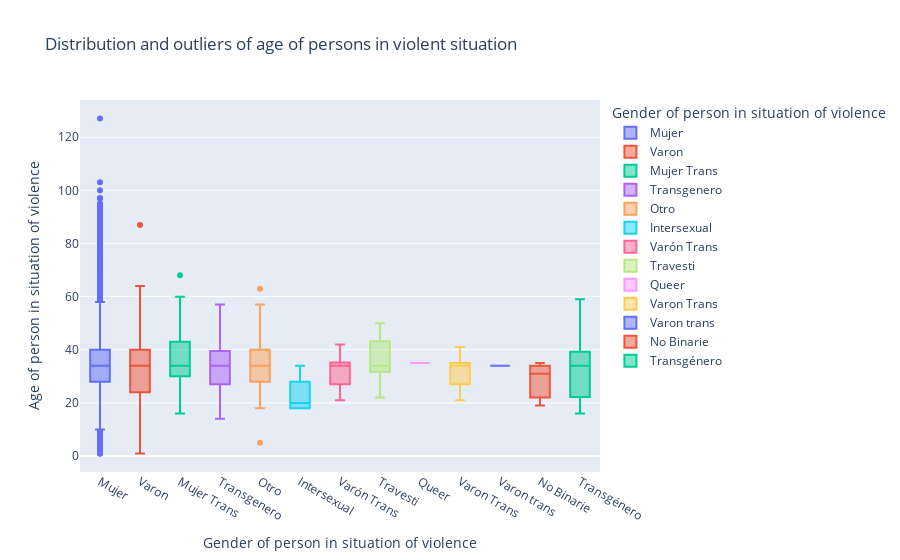

This figure's notebook cell:
### Markdown cell above
### 04 What is the predominant age group of victims? Are there outliers or unusual age values?

Victims are mainly between 20 and 40 years old.

The number of women's records is significantly higher, which is why we possibly find more outliers due to errors (there is a 127-year-old record)

### Code cell
fig = px.box(data, y='edad_persona_en_situacion_de_violencia', x='genero_persona_en_situacion_de_violencia', \
            title='Distribution and outliers of age of persons in violent situation', \
            color='genero_persona_en_situacion_de_violencia', \
            labels=labels_dict)
fig.show()

### Figure 1 — Plotly figure (JSON) as saved in the notebook; plotly's stock layout.template omitted (floating-point values rounded to 4 significant figures; data arrays with more than 128 entries replaced by an {"elided": "..."} marker saying what was removed)
{"data": [{"alignmentgroup": "True", "hovertemplate": "Gender of person in situation of violence=%{x}<br>Age of person in situation of violence=%{y}<extra></extra>", "legendgroup": "Mujer", "marker": {"color": "#636efa"}, "name": "Mujer", "notched": false, "offsetgroup": "Mujer", "orientation": "v", "showlegend": true, "type": "box", "x": {"elided": "84164 str values"}, "x0": " ", "xaxis": "x", "y": {"elided": "84164 int values"}, "y0": " ", "yaxis": "y"}, {"alignmentgroup": "True", "hovertemplate": "Gender of person in situation of violence=%{x}<br>Age of person in situation of violence=%{y}<extra></extra>", "legendgroup": "Varon", "marker": {"color": "#EF553B"}, "name": "Varon", "notched": false, "offsetgroup": "Varon", "orientation": "v", "showlegend": true, "type": "box", "x": {"elided": "326 str values"}, "x0": " ", "xaxis": "x", "y": {"elided": "326 int values"}, "y0": " ", "yaxis": "y"}, {"alignmentgroup": "True", "hovertemplate": "Gender of person in situation of violence=%{x}<br>Age of person in situation of violence=%{y}<extra></extra>", "legendgroup": "Mujer Trans", "marker": {"color": "#00cc96"}, "name": "Mujer Trans", "notched": false, "offsetgroup": "Mujer Trans", "orientation": "v", "showlegend": true, "type": "box", "x": ["Mujer Trans", "Mujer Trans", "Mujer Trans", "Mujer Trans", "Mujer Trans", "Mujer Trans", "Mujer Trans", "Mujer Trans", "Mujer Trans", "Mujer Trans", "Mujer Trans", "Mujer Trans", "Mujer Trans", "Mujer Trans", "Mujer Trans", "Mujer Trans", "Mujer Trans", "Mujer Trans", "Mujer Trans", "Mujer Trans", "Mujer Trans", "Mujer Trans", "Mujer Trans", "Mujer Trans", "Mujer Trans", "Mujer Trans", "Mujer Trans", "Mujer Trans", "Mujer Trans", "Mujer Trans", "Mujer Trans", "Mujer Trans", "Mujer Trans", "Mujer Trans", "Mujer Trans", "Mujer Trans", "Mujer Trans", "Mujer Trans", "Mujer Trans", "Mujer Trans", "Mujer Trans", "Mujer Trans", "Mujer Trans", "Mujer Trans", "Mujer Trans", "Mujer Trans", "Mujer Trans", "Mujer Trans", "Mujer Trans", "Mujer Trans", "Mujer Trans", "Mujer Trans", "Mujer Trans", "Mujer Trans", "Mujer Trans", "Mujer Trans", "Mujer Trans", "Mujer Trans", "Mujer Trans", "Mujer Trans", "Mujer Trans", "Mujer Trans", "Mujer Trans", "Mujer Trans", "Mujer Trans", "Mujer Trans", "Mujer Trans", "Mujer Trans", "Mujer Trans", "Mujer Trans", "Mujer Trans", "Mujer Trans", "Mujer Trans", "Mujer Trans", "Mujer Trans", "Mujer Trans", "Mujer Trans", "Mujer Trans", "Mujer Trans", "Mujer Trans", "Mujer Trans", "Mujer Trans", "Mujer Trans", "Mujer Trans", "Mujer Trans", "Mujer Trans", "Mujer Trans", "Mujer Trans", "Mujer Trans", "Mujer Trans", "Mujer Trans", "Mujer Trans", "Mujer Trans", "Mujer Trans", "Mujer Trans", "Mujer Trans", "Mujer Trans", "Mujer Trans", "Mujer Trans", "Mujer Trans", "Mujer Trans", "Mujer Trans", "Mujer Trans", "Mujer Trans", "Mujer Trans", "Mujer Trans", "Mujer Trans", "Mujer Trans", "Mujer Trans", "Mujer Trans", "Mujer Trans", "Mujer Trans", "Mujer Trans", "Mujer Trans", "Mujer Trans", "Mujer Trans", "Mujer Trans", "Mujer Trans", "Mujer Trans", "Mujer Trans", "Mujer Trans", "Mujer Trans", "Mujer Trans", "Mujer Trans", "Mujer Trans", "Mujer Trans", "Mujer Trans", "Mujer Trans"], "x0": " ", "xaxis": "x", "y": [20, 34, 16, 42, 43, 60, 42, 42, 42, 28, 43, 32, 28, 34, 21, 34, 17, 45, 60, 48, 26, 39, 47, 31, 30, 38, 47, 38, 52, 46, 21, 30, 18, 34, 34, 45, 34, 34, 24, 34, 34, 22, 54, 34, 44, 24, 34, 49, 34, 53, 24, 35, 34, 51, 34, 27, 34, 38, 34, 44, 44, 32, 37, 19, 38, 45, 30, 31, 32, 45, 17, 47, 46, 24, 41, 21, 21, 37, 41, 28, 30, 20, 33, 47, 43, 47, 34, 34, 33, 50, 46, 32, 20, 68, 28, 35, 34, 36, 34, 34, 34, 32, 27, 23, 28, 50, 39, 34, 33, 47, 32, 41, 48, 24, 57, 39, 24, 41, 21, 34, 20, 36, 34, 34, 47, 34, 36, 37], "y0": " ", "yaxis": "y"}, {"alignmentgroup": "True", "hovertemplate": "Gender of person in situation of violence=%{x}<br>Age of person in situation of violence=%{y}<extra></extra>", "legendgroup": "Transgenero", "marker": {"color": "#ab63fa"}, "name": "Transgenero", "notched": false, "offsetgroup": "Transgenero", "orientation": "v", "showlegend": true, "type": "box", "x": ["Transgenero", "Transgenero", "Transgenero", "Transgenero", "Transgenero", "Transgenero", "Transgenero", "Transgenero", "Transgenero", "Transgenero", "Transgenero", "Transgenero", "Transgenero", "Transgenero", "Transgenero", "Transgenero", "Transgenero", "Transgenero", "Transgenero", "Transgenero", "Transgenero", "Transgenero", "Transgenero", "Transgenero", "Transgenero", "Transgenero", "Transgenero", "Transgenero", "Transgenero", "Transgenero", "Transgenero", "Transgenero", "Transgenero", "Transgenero", "Transgenero", "Transgenero", "Transgenero", "Transgenero", "Transgenero", "Transgenero", "Transgenero", "Transgenero", "Transgenero", "Transgenero", "Transgenero", "Transgenero", "Transgenero", "Transgenero", "Transgenero", "Transgenero", "Transgenero", "Transgenero", "Transgenero", "Transgenero", "Transgenero", "Transgenero", "Transgenero", "Transgenero", "Transgenero", "Transgenero", "Transgenero", "Transgenero", "Transgenero", "Transgenero", "Transgenero", "Transgenero", "Transgenero", "Transgenero", "Transgenero", "Transgenero", "Transgenero", "Transgenero", "Transgenero", "Transgenero", "Transgenero", "Transgenero", "Transgenero", "Transgenero", "Transgenero", "Transgenero", "Transgenero", "Transgenero", "Transgenero", "Transgenero", "Transgenero", "Transgenero", "Transgenero", "Transgenero", "Transgenero", "Transgenero", "Transgenero", "Transgenero", "Transgenero", "Transgenero", "Transgenero", "Transgenero", "Transgenero", "Transgenero", "Transgenero", "Transgenero", "Transgenero", "Transgenero", "Transgenero", "Transgenero", "Transgenero", "Transgenero", "Transgenero", "Transgenero", "Transgenero", "Transgenero", "Transgenero", "Transgenero", "Transgenero", "Transgenero", "Transgenero", "Transgenero", "Transgenero", "Transgenero", "Transgenero", "Transgenero", "Transgenero", "Transgenero", "Transgenero", "Transgenero", "Transgenero", "Transgenero", "Transgenero", "Transgenero"], "x0": " ", "xaxis": "x", "y": [45, 46, 46, 43, 34, 48, 26, 19, 34, 34, 26, 34, 17, 32, 41, 34, 38, 47, 37, 49, 18, 47, 35, 45, 27, 20, 26, 46, 41, 30, 47, 34, 26, 35, 35, 23, 34, 14, 23, 37, 34, 39, 51, 31, 46, 34, 28, 20, 34, 40, 34, 23, 34, 34, 40, 29, 50, 34, 31, 24, 32, 34, 21, 16, 40, 34, 20, 34, 41, 16, 20, 30, 34, 32, 45, 25, 28, 25, 33, 19, 34, 40, 39, 31, 46, 33, 36, 36, 37, 42, 34, 27, 34, 34, 42, 29, 23, 39, 34, 20, 18, 53, 36, 34, 39, 32, 34, 34, 21, 34, 34, 38, 57, 56, 21, 51, 44, 33, 47, 39, 32, 45, 34, 18, 19, 34, 20, 23], "y0": " ", "yaxis": "y"}, {"alignmentgroup": "True", "hovertemplate": "Gender of person in situation of violence=%{x}<br>Age of person in situation of violence=%{y}<extra></extra>", "legendgroup": "Otro", "marker": {"color": "#FFA15A"}, "name": "Otro", "notched": false, "offsetgroup": "Otro", "orientation": "v", "showlegend": true, "type": "box", "x": ["Otro", "Otro", "Otro", "Otro", "Otro", "Otro", "Otro", "Otro", "Otro", "Otro", "Otro", "Otro", "Otro", "Otro", "Otro", "Otro", "Otro", "Otro", "Otro", "Otro", "Otro", "Otro", "Otro", "Otro", "Otro", "Otro", "Otro", "Otro", "Otro", "Otro", "Otro", "Otro", "Otro", "Otro", "Otro", "Otro", "Otro", "Otro", "Otro", "Otro", "Otro", "Otro", "Otro", "Otro", "Otro", "Otro", "Otro", "Otro", "Otro", "Otro", "Otro", "Otro", "Otro", "Otro", "Otro", "Otro", "Otro", "Otro", "Otro", "Otro", "Otro"], "x0": " ", "xaxis": "x", "y": [42, 34, 34, 33, 22, 28, 29, 35, 35, 18, 34, 43, 46, 45, 34, 27, 50, 30, 36, 18, 34, 20, 34, 34, 21, 40, 57, 23, 34, 26, 34, 34, 40, 40, 40, 34, 63, 34, 46, 28, 5, 34, 42, 37, 54, 18, 28, 31, 28, 28, 34, 36, 30, 34, 23, 18, 45, 29, 27, 34, 44], "y0": " ", "yaxis": "y"}, {"alignmentgroup": "True", "hovertemplate": "Gender of person in situation of violence=%{x}<br>Age of person in situation of violence=%{y}<extra></extra>", "legendgroup": "Intersexual", "marker": {"color": "#19d3f3"}, "name": "Intersexual", "notched": false, "offsetgroup": "Intersexual", "orientation": "v", "showlegend": true, "type": "box", "x": ["Intersexual", "Intersexual", "Intersexual", "Intersexual"], "x0": " ", "xaxis": "x", "y": [18, 34, 22, 18], "y0": " ", "yaxis": "y"}, {"alignmentgroup": "True", "hovertemplate": "Gender of person in situation of violence=%{x}<br>Age of person in situation of violence=%{y}<extra></extra>", "legendgroup": "Varón Trans", "marker": {"color": "#FF6692"}, "name": "Varón Trans", "notched": false, "offsetgroup": "Varón Trans", "orientation": "v", "showlegend": true, "type": "box", "x": ["Varón Trans", "Varón Trans", "Varón Trans", "Varón Trans", "Varón Trans", "Varón Trans", "Varón Trans", "Varón Trans", "Varón Trans", "Varón Trans", "Varón Trans", "Varón Trans", "Varón Trans"], "x0": " ", "xaxis": "x", "y": [32, 35, 34, 28, 34, 34, 21, 34, 21, 42, 24, 36, 37], "y0": " ", "yaxis": "y"}, {"alignmentgroup": "True", "hovertemplate": "Gender of person in situation of violence=%{x}<br>Age of person in situation of violence=%{y}<extra></extra>", "legendgroup": "Travesti", "marker": {"color": "#B6E880"}, "name": "Travesti", "notched": false, "offsetgroup": "Travesti", "orientation": "v", "showlegend": true, "type": "box", "x": ["Travesti", "Travesti", "Travesti", "Travesti", "Travesti", "Travesti", "Travesti", "Travesti", "Travesti", "Travesti", "Travesti"], "x0": " ", "xaxis": "x", "y": [47, 35, 34, 34, 31, 34, 50, 46, 34, 22, 28], "y0": " ", "yaxis": "y"}, {"alignmentgroup": "True", "hovertemplate": "Gender of person in situation of violence=%{x}<br>Age of person in situation of violence=%{y}<extra></extra>", "legendgroup": "Queer", "marker": {"color": "#FF97FF"}, "name": "Queer", "notched": false, "offsetgroup": "Queer", "orientation": "v", "showlegend": true, "type": "box", "x": ["Queer"], "x0": " ", "xaxis": "x", "y": [35], "y0": " ", "yaxis": "y"}, {"alignmentgroup": "True", "hovertemplate": "Gender of person in situation of violence=%{x}<br>Age of person in situation of violence=%{y}<extra></extra>", "legendgroup": "Varon Trans", "marker": {"color": "#FECB52"}, "name": "Varon Trans", "notched": false, "offsetgroup": "Varon Trans", "orientation": "v", "showlegend": true, "type": "box", "x": ["Varon Trans", "Varon Trans", "Varon Trans", "Varon Trans", "Varon Trans", "Varon Trans", "Varon Trans", "Varon Trans", "Varon Trans", "Varon Trans"], "x0": " ", "xaxis": "x", "y": [35, 41, 23, 21, 33, 34, 34, 27, 37, 34], "y0": " ", "yaxis": "y"}, {"alignmentgroup": "True", "hovertemplate": "Gender of person in situation of violence=%{x}<br>Age of person in situation of violence=%{y}<extra></extra>", "legendgroup": "Varon trans", "marker": {"color": "#636efa"}, "name": "Varon trans", "notched": false, "offsetgroup": "Varon trans", "orientation": "v", "showlegend": true, "type": "box", "x": ["Varon trans"], "x0": " ", "xaxis": "x", "y": [34], "y0": " ", "yaxis": "y"}, {"alignmentgroup": "True", "hovertemplate": "Gender of person in situation of violence=%{x}<br>Age of person in situation of violence=%{y}<extra></extra>", "legendgroup": "No Binarie", "marker": {"color": "#EF553B"}, "name": "No Binarie", "notched": false, "offsetgroup": "No Binarie", "orientation": "v", "showlegend": true, "type": "box", "x": ["No Binarie", "No Binarie", "No Binarie"], "x0": " ", "xaxis": "x", "y": [31, 35, 19], "y0": " ", "yaxis": "y"}, {"alignmentgroup": "True", "hovertemplate": "Gender of person in situation of violence=%{x}<br>Age of person in situation of violence=%{y}<extra></extra>", "legendgroup": "Transgénero", "marker": {"color": "#00cc96"}, "name": "Transgénero", "notched": false, "offsetgroup": "Transgénero", "orientation": "v", "showlegend": true, "type": "box", "x": ["Transgénero", "Transgénero", "Transgénero", "Transgénero", "Transgénero", "Transgénero", "Transgénero", "Transgénero", "Transgénero", "Transgénero", "Transgénero"], "x0": " ", "xaxis": "x", "y": [26, 16, 35, 40, 19, 40, 34, 59, 23, 22, 37], "y0": " ", "yaxis": "y"}], "layout": {"boxmode": "overlay", "legend": {"title": {"text": "Gender of person in situation of violence"}, "tracegroupgap": 0}, "title": {"text": "Distribution and outliers of age of persons in violent situation"}, "xaxis": {"anchor": "y", "categoryarray": ["Mujer", "Varon", "Mujer Trans", "Transgenero", "Otro", "Intersexual", "Varón Trans", "Travesti", "Queer", "Varon Trans", "Varon trans", "No Binarie", "Transgénero"], "categoryorder": "array", "domain": [0, 1], "title": {"text": "Gender of person in situation of violence"}}, "yaxis": {"anchor": "x", "domain": [0, 1], "title": {"text": "Age of person in situation of violence"}}}}
